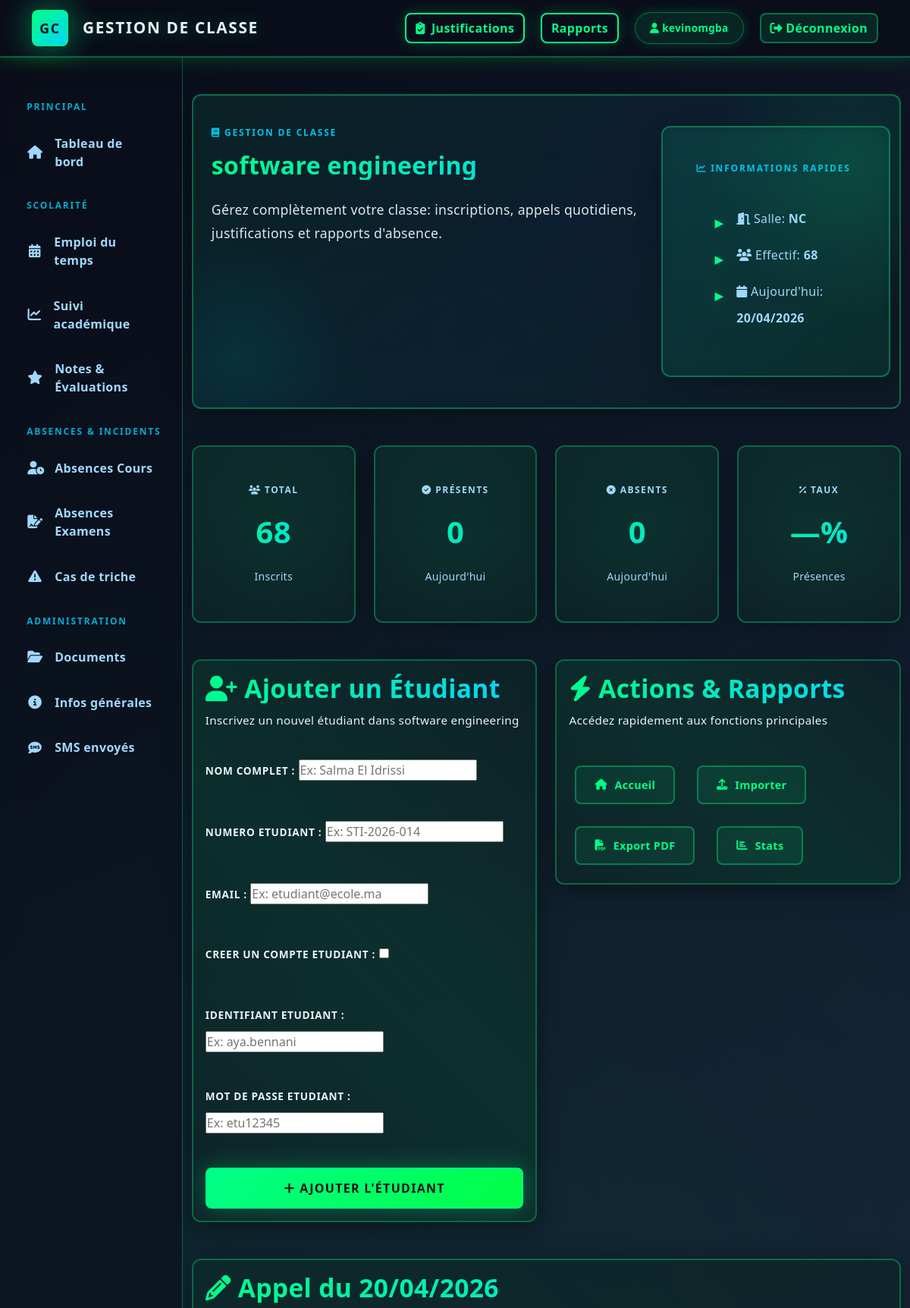
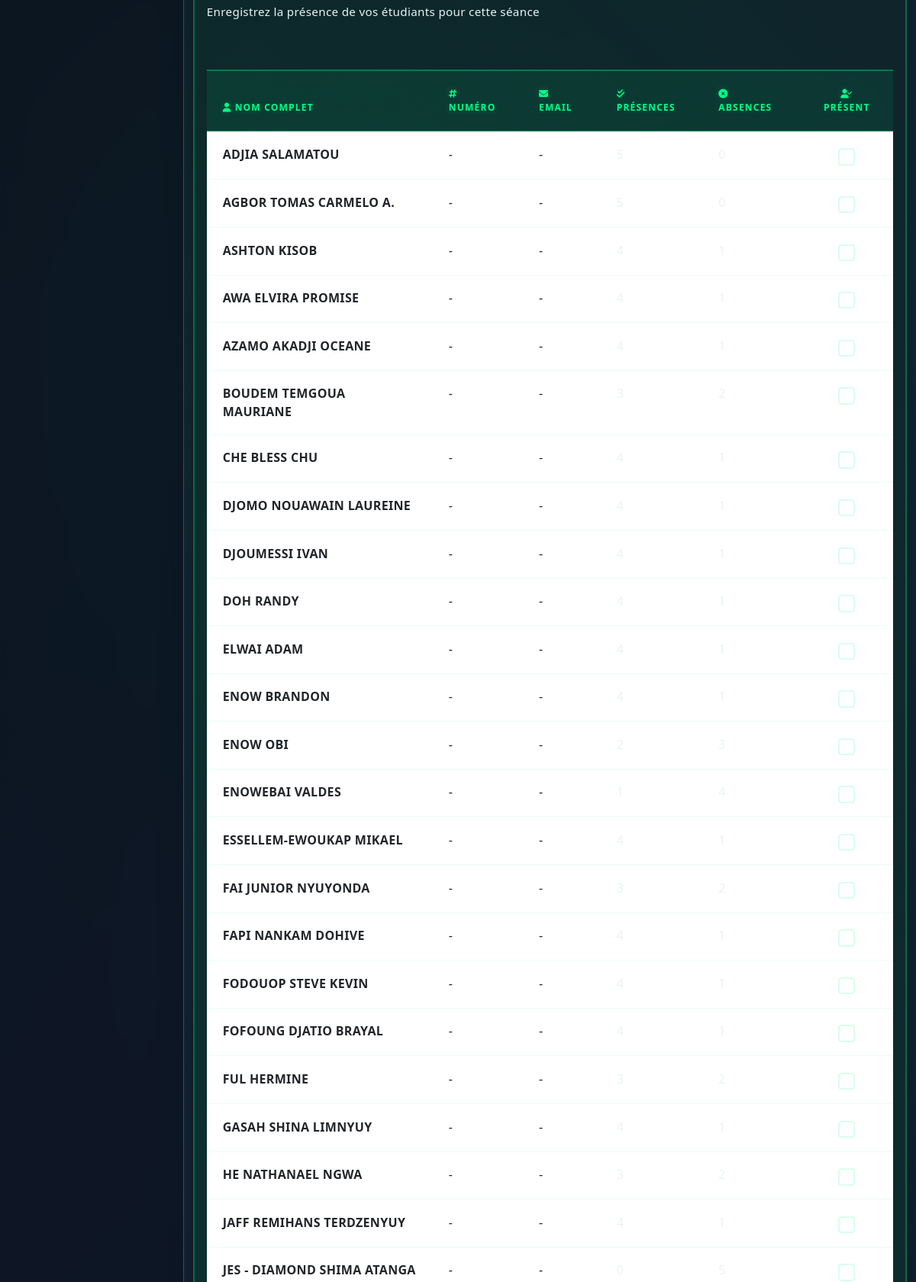
The page /fr/classes/1/ (signed in, upper part) on the database its author committed (2 pictures, top to bottom).
### appel/models.py (models this page shows, shortened)
class Filiere(models.Model):
    nom = models.CharField(max_length=100, unique=True)
    description = models.TextField(blank=True)
    salle = models.CharField(max_length=50, blank=True)
    created_at = models.DateTimeField(auto_now_add=True)

class Etudiant(models.Model):
    user = models.OneToOneField(User, on_delete=models.SET_NULL, blank=True, null=True, related_name='etudiant_profile')
    nom = models.CharField(max_length=100)
    email = models.EmailField(blank=True)
    numero_etudiant = models.CharField(max_length=30, blank=True, null=True, unique=True)
    filiere = models.ForeignKey(Filiere, on_delete=models.CASCADE, related_name='etudiants')
    total_presences = models.PositiveIntegerField(default=0)
    total_absences = models.PositiveIntegerField(default=0)
    date_inscription = models.DateField(default=now)

### appel/views.py (the view, shortened to what this page needs)
# urls.py: path('classes/<int:filiere_id>/', views.class_detail, name='class_detail'),
@login_required
def class_detail(request, filiere_id):
    filiere = get_object_or_404(Filiere, id=filiere_id)
    students = filiere.etudiants.all().order_by('nom')
    student_form = EtudiantForm(request.POST or None)
    today = now().date()
    attendance_map = {
        presence.etudiant_id: presence.present
        for presence in Presence.objects.filter(etudiant__filiere=filiere, date=today)
    }
    justifications = AbsenceJustification.objects.filter(
        presence__etudiant__filiere=filiere
    ).select_related('presence', 'presence__etudiant')[:8]
    return render(
        request,
        'list_students.html',
        {
            'filiere': filiere,
            'students': students,
            'student_form': student_form,
            'attendance_map': attendance_map,
            'today': today,
            'justifications': justifications,
        },
    )

### appel/forms.py (shortened to what this page needs)
class EtudiantForm(forms.ModelForm):
    create_student_account = forms.BooleanField(
        required=False,
        label=_("Creer un compte etudiant"),
    )
    student_username = forms.CharField(
        required=False,
        label=_("Identifiant etudiant"),
        widget=forms.TextInput(attrs={'placeholder': _('Ex: aya.bennani')}),
    )
    student_password = forms.CharField(
        required=False,
        label=_("Mot de passe etudiant"),
        strip=False,
        widget=forms.PasswordInput(attrs={'placeholder': _('Ex: etu12345')}),
    )
    class Meta:
        model = Etudiant
        fields = ['nom', 'numero_etudiant', 'email']
        labels = {
            'nom': _("Nom complet"),
            'numero_etudiant': _("Numero etudiant"),
            'email': _("Email"),
        }
        widgets = {
            'nom': forms.TextInput(attrs={'placeholder': _('Ex: Salma El Idrissi')}),
            'numero_etudiant': forms.TextInput(attrs={'placeholder': _('Ex: STI-2026-014')}),
            'email': forms.EmailInput(attrs={'placeholder': _('Ex: etudiant@ecole.ma')}),
        }

### appel/templatetags/appel_extras.py (called while the page is built)
@register.filter
def get_item(mapping, key):
    return mapping.get(key)

### appel/templates/list_students.html (shortened to what this page needs)
{% extends "base.html" %}
{% load appel_extras %}
{% block content %}
    <section class="hero-section mb-5">
        <div class="row align-items-stretch">
            <div class="col-lg-8">
                <span class="eyebrow d-block"><i class="fas fa-book"></i> Gestion de classe</span>
                <h1 class="mt-3">{{ filiere.nom }}</h1>
                <p>Gérez complètement votre classe: inscriptions, appels quotidiens, justifications et rapports d'absence.</p>
            </div>
            <aside class="col-lg-4 spotlight d-flex flex-column justify-content-center">
                <span class="eyebrow"><i class="fas fa-chart-line"></i> Informations rapides</span>
                <ul class="mb-0">
                    <li><i class="fas fa-door-open"></i> Salle: <strong>{{ filiere.salle|default:"NC" }}</strong></li>
                    <li><i class="fas fa-users"></i> Effectif: <strong>{{ students|length }}</strong></li>
                    <li><i class="fas fa-calendar"></i> Aujourd'hui: <strong>{{ today|date:"d/m/Y" }}</strong></li>
                </ul>
            </aside>
        </div>
    </section>
    <div class="row row-cols-1 row-cols-md-4 g-4 mb-5">
        <div class="col">
            <div class="stats-card">
                <p class="stats-label"><i class="fas fa-users"></i> Total</p>
                <div class="stats-number">{{ students|length }}</div>
                <small style="color: var(--text-secondary);">Inscrits</small>
            </div>
        </div>
        <div class="col">
            <div class="stats-card">
                <p class="stats-label"><i class="fas fa-check-circle"></i> Présents</p>
                <div class="stats-number" style="color: var(--primary);">{{ present_count|default:0 }}</div>
                <small style="color: var(--text-secondary);">Aujourd'hui</small>
            </div>
        </div>
        <div class="col">
            <div class="stats-card">
                <p class="stats-label"><i class="fas fa-times-circle"></i> Absents</p>
                <div class="stats-number" style="color: #ff8888;">{{ absent_count|default:0 }}</div>
                <small style="color: var(--text-secondary);">Aujourd'hui</small>
            </div>
        </div>
        <div class="col">
            <div class="stats-card">
                <p class="stats-label"><i class="fas fa-percentage"></i> Taux</p>
                <div class="stats-number" style="font-size: 2.5rem;">{% if students|length > 0 %}{{ attendance_rate|default:"—" }}%{% else %}—{% endif %}</div>
                <small style="color: var(--text-secondary);">Présences</small>
            </div>
        </div>
    </div>
    <div class="row g-4 mb-5">
        <div class="col-lg-6">
            <div class="card">
                <div class="card-body">
                    <div class="section-head">
                        <h2><i class="fas fa-user-plus"></i> Ajouter un Étudiant</h2>
                        <p>Inscrivez un nouvel étudiant dans {{ filiere.nom }}</p>
                    </div>
                    <form method="post">
                        {{ student_form.as_p }}
                        <button type="submit" class="btn btn-primary w-100"><i class="fas fa-plus"></i> Ajouter l'étudiant</button>
                    </form>
                </div>
            </div>
        </div>
        <div class="col-lg-6">
            <div class="card">
                <div class="card-body">
                    <div class="section-head">
                        <h2><i class="fas fa-bolt"></i> Actions & Rapports</h2>
                        <p>Accédez rapidement aux fonctions principales</p>
                    </div>
                    <div style="display: flex; flex-wrap: wrap; gap: 0.8rem;">
                        <a class="quick-action" href="{% url 'dashboard' %}">
                            <i class="fas fa-home"></i> Accueil
                        </a>
                        <a class="quick-action" href="{% url 'import_students_excel' filiere.id %}">
                            <i class="fas fa-upload"></i> Importer
                        </a>
                        <a class="quick-action" href="{% url 'generate_monthly_report' filiere.id %}">
                            <i class="fas fa-file-pdf"></i> Export PDF
                        </a>
                        <a class="quick-action" href="{% url 'dashboard' %}">
                            <i class="fas fa-chart-bar"></i> Stats
                        </a>
                    </div>
                </div>
            </div>
        </div>
    </div>
    <div class="card mb-5">
        <div class="card-body">
            <div class="section-head">
                <h2><i class="fas fa-pencil-alt"></i> Appel du {{ today|date:"d/m/Y" }}</h2>
                <p>Enregistrez la présence de vos étudiants pour cette séance</p>
            </div>
            {% if students %}
                <form method="post" action="{% url 'save_attendance' filiere.id %}">
                    <div class="table-responsive">
                        <table class="table table-hover mb-0">
                            <thead>
                                <tr>
                                    <th><i class="fas fa-user"></i> Nom Complet</th>
                                    <th><i class="fas fa-hashtag"></i> Numéro</th>
                                    <th><i class="fas fa-envelope"></i> Email</th>
                                    <th><i class="fas fa-check-double"></i> Présences</th>
                                    <th><i class="fas fa-times-circle"></i> Absences</th>
                                    <th style="text-align: center;"><i class="fas fa-user-check"></i> Présent</th>
                                </tr>
                            </thead>
                            <tbody>
                                {% for student in students %}
                                    <tr>
                                        <td><strong>{{ student.nom }}</strong></td>
                                        <td>{{ student.numero_etudiant|default:"-" }}</td>
                                        <td>{{ student.email|default:"-" }}</td>
                                        <td><span style="color: var(--primary);">{{ student.total_presences }}</span></td>
                                        <td><span style="color: #ff8888;">{{ student.total_absences }}</span></td>
                                        <td style="text-align: center;">
                                            <input class="form-check-input" type="checkbox" name="present_{{ student.id }}"{% if attendance_map|get_item:student.id %} checked{% endif %}>
                                        </td>
                                    </tr>
                                {% endfor %}
                            </tbody>
                        </table>
                    </div>
                </form>
            {% endif %}
        </div>
    </div>
{% endblock %}

### appel/templates/base.html (shortened to what this page needs)
<!DOCTYPE html>
{% load i18n %}
{% get_current_language as LANGUAGE_CODE %}
<html lang="{{ LANGUAGE_CODE }}" dir="{% if LANGUAGE_CODE == 'ar' %}rtl{% else %}ltr{% endif %}">
<head>
    <link href="https://cdn.jsdelivr.net/npm/bootstrap@5.3.0/dist/css/bootstrap.min.css" rel="stylesheet">
    <link rel="stylesheet" href="https://cdnjs.cloudflare.com/ajax/libs/font-awesome/6.4.0/css/all.min.css">
</head>
<body>
    <nav class="navbar navbar-expand-lg navbar-dark sticky-top">
        <div class="container-lg">
            <a class="navbar-brand" href="{% url 'dashboard' %}">
                <span class="brand-icon">GC</span>
                <span>Gestion de Classe</span>
            </a>
            <div class="collapse navbar-collapse" id="navbarNav">
                <div class="navbar-nav ms-auto" style="align-items: center; gap: 0.8rem;">
                    {% if request.user.is_authenticated %}
                        {% if request.user.etudiant_profile %}
                            <a class="btn btn-outline-secondary me-2" href="{% url 'student_dashboard' %}">Mon espace</a>
                        {% else %}
                            <a class="btn btn-outline-secondary me-2" href="{% url 'manage_justifications' %}"><i class="fas fa-clipboard-check me-1"></i> Justifications</a>
                            <a class="btn btn-outline-secondary me-2" href="{% url 'monthly_report' %}">Rapports</a>
                        {% endif %}
                        <a href="{% url 'user_profile' %}" class="badge-pill" style="text-decoration: none; cursor: pointer;">
                            <i class="fas fa-user"></i> {{ request.user.username }}
                        </a>
                        <a class="btn btn-light ms-2" href="{% url 'logout' %}"><i class="fas fa-sign-out-alt"></i> Déconnexion</a>
                    {% endif %}
                </div>
            </div>
        </div>
    </nav>
    <div class="d-flex layout-wrapper">
        {% if request.user.is_authenticated %}
        <div class="sidebar-wrapper">
            <div class="sidebar-heading">Principal</div>
            <a href="{% url 'dashboard' %}" class="sidebar-nav-link"><i class="fas fa-home"></i> Tableau de bord</a>
            <div class="sidebar-heading">Scolarité</div>
            <a href="{% url 'calendar' %}" class="sidebar-nav-link"><i class="fas fa-calendar-alt"></i> Emploi du temps</a>
            <a href="{% url 'academic_tracking' %}" class="sidebar-nav-link"><i class="fas fa-chart-line"></i> Suivi académique</a>
            <a href="{% url 'academic_grades' %}" class="sidebar-nav-link"><i class="fas fa-star"></i> Notes & Évaluations</a>
            <div class="sidebar-heading">Absences & Incidents</div>
            <a href="{% url 'absences_classes' %}" class="sidebar-nav-link"><i class="fas fa-user-clock"></i> Absences Cours</a>
            <a href="{% url 'absences_exams' %}" class="sidebar-nav-link"><i class="fas fa-file-signature"></i> Absences Examens</a>
            <a href="{% url 'cheating' %}" class="sidebar-nav-link"><i class="fas fa-exclamation-triangle"></i> Cas de triche</a>
            <div class="sidebar-heading">Administration</div>
            <a href="{% url 'submitted_documents' %}" class="sidebar-nav-link"><i class="fas fa-folder-open"></i> Documents</a>
            <a href="{% url 'general_information' %}" class="sidebar-nav-link"><i class="fas fa-info-circle"></i> Infos générales</a>
            {% if not request.user.etudiant_profile %}
            <a href="{% url 'sent_sms' %}" class="sidebar-nav-link"><i class="fas fa-sms"></i> SMS envoyés</a>
            {% endif %}
        </div>
        {% endif %}
        <div class="main-content-wrapper">
            <div class="container-lg py-5">
                {% block content %}{% endblock %}
            </div>
        </div>
    </div>
</body>
</html>

### rows shown on the page
Filiere: nom "software engineering", salle "NC"
Etudiant: nom "ADJIA SALAMATOU", numero_etudiant "-", email "-"
Etudiant: nom "AGBOR TOMAS CARMELO A.", numero_etudiant "-", email "-"
Etudiant: nom "ASHTON KISOB", numero_etudiant "-", email "-"
Etudiant: nom "AWA ELVIRA PROMISE", numero_etudiant "-", email "-"
Etudiant: nom "AZAMO AKADJI OCEANE", numero_etudiant "-", email "-"
Etudiant: nom "BOUDEM TEMGOUA MAURIANE", numero_etudiant "-", email "-"
Etudiant: nom "CHE BLESS CHU", numero_etudiant "-", email "-"
Etudiant: nom "DJOMO NOUAWAIN LAUREINE", numero_etudiant "-", email "-"
Etudiant: nom "DJOUMESSI IVAN", numero_etudiant "-", email "-"
Etudiant: nom "DOH RANDY", numero_etudiant "-", email "-"
Etudiant: nom "ELWAI ADAM", numero_etudiant "-", email "-"
Etudiant: nom "ENOW BRANDON", numero_etudiant "-", email "-"
Etudiant: nom "ENOW OBI", numero_etudiant "-", email "-"
Etudiant: nom "ENOWEBAI VALDES", numero_etudiant "-", email "-"
Etudiant: nom "ESSELLEM-EWOUKAP MIKAEL", numero_etudiant "-", email "-"
Etudiant: nom "FAI JUNIOR NYUYONDA", numero_etudiant "-", email "-"
Etudiant: nom "FAPI NANKAM DOHIVE", numero_etudiant "-", email "-"
Etudiant: nom "FODOUOP STEVE KEVIN", numero_etudiant "-", email "-"
Etudiant: nom "FOFOUNG DJATIO BRAYAL", numero_etudiant "-", email "-"
Etudiant: nom "FUL HERMINE", numero_etudiant "-", email "-"
Etudiant: nom "GASAH SHINA LIMNYUY", numero_etudiant "-", email "-"
Etudiant: nom "HE NATHANAEL NGWA", numero_etudiant "-", email "-"
Etudiant: nom "JAFF REMIHANS TERDZENYUY", numero_etudiant "-", email "-"
Etudiant: nom "JES - DIAMOND SHIMA ATANGA", numero_etudiant "-", email "-"

### other values the page prints
{{ request.user.username }} "kevinomgba"
{{ students|length }} "68"
{{ present_count|default:0 }} "0"
{{ absent_count|default:0 }} "0"
{{ attendance_rate|default:"—" }} "—"
